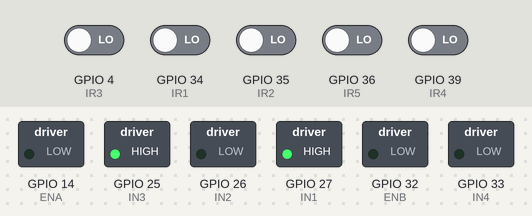
Bench run of a sketch on a simulated ESP32. Shown: switched loads named in the sketch (green lamp = pin HIGH). The test bench sets the inputs (shaded band); at power-on: GPIO 4 (IR3), GPIO 34 (IR1), GPIO 35 (IR2), GPIO 36 (IR5), GPIO 39 (IR4) LOW.

Above: at 1.2 s.
1.3 s: GPIO 4 (IR3) driven HIGH
At 1.7 s:
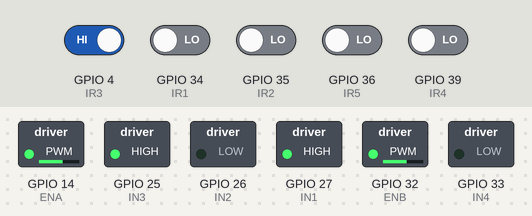
2.8 s: GPIO 34 (IR1) driven HIGH
At 4.0 s:
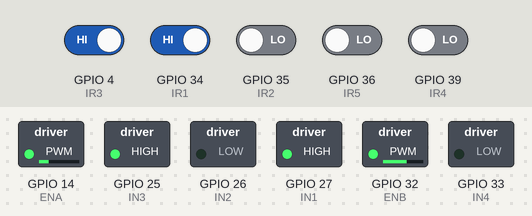
4.3 s: GPIO 34 (IR1) driven LOW
At 5.4 s:
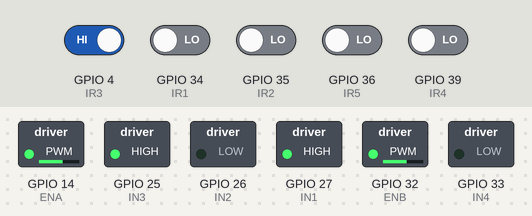
5.8 s: GPIO 36 (IR5) driven HIGH
At 6.6 s:
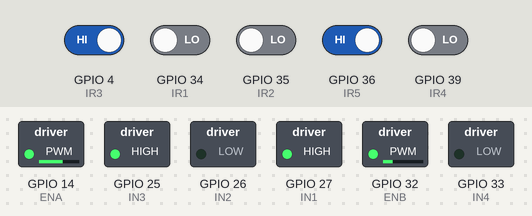
7.3 s: GPIO 36 (IR5) driven LOW
At 7.8 s:
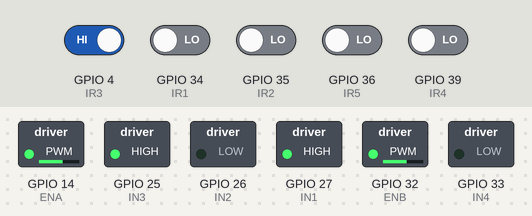
8.8 s: GPIO 4 (IR3) driven LOW and GPIO 35 (IR2) driven HIGH
At 9.9 s:
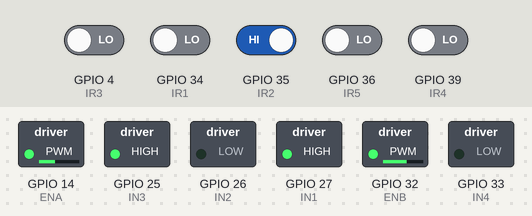
Timing chart, 0 to 11.3 s (numbered marks = the images above; inputs shaded):
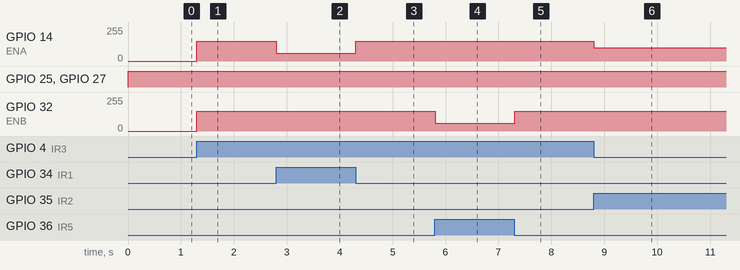

Measured:
- after the input at 1.3 s, GPIO 14 (ENA), GPIO 32 (ENB): 0/255 → 150/255 at once
- after the input at 2.8 s, GPIO 14 (ENA): 150/255 → 60/255 at once
- after the input at 4.3 s, GPIO 14 (ENA): 60/255 → 150/255 at once
- after the input at 5.8 s, GPIO 32 (ENB): 150/255 → 60/255 at once
- after the input at 7.3 s, GPIO 32 (ENB): 60/255 → 150/255 at once
- after the input at 8.8 s, GPIO 14 (ENA): 150/255 → 100/255 at once

The sketch:

basic.ino
```cpp
/*
  HELOO ESP32 Line Follower — BASIC VERSION (no PID)
  Hardware: ESP32 dev board, L298N (or similar) motor driver,
            2x DC gear motors, 5-channel IR array (digital output)

  ---------------- WIRING ----------------
  Motor Driver (L298N):
    ENA (Left motor PWM)  -> GPIO 14
    IN1                   -> GPIO 27
    IN2                   -> GPIO 26
    IN3                   -> GPIO 25
    IN4                   -> GPIO 33
    ENB (Right motor PWM) -> GPIO 32
    (Motor driver GND common with ESP32 GND, motor supply from battery,
     NOT from ESP32 5V/3V3 pin)

  IR Array (5 sensors, digital HIGH = line detected, adjust if inverted):
    S1 (far left)   -> GPIO 34
    S2 (left)       -> GPIO 35
    S3 (center)     -> GPIO 32  -- NOTE: change if GPIO32 used by ENB above,
                                   pick any free GPIO, e.g. GPIO 4
    S4 (right)      -> GPIO 39
    S5 (far right)  -> GPIO 36
  ------------------------------------------

  Logic: classic sensor-pattern lookup table (bang-bang control).
  No error math, no PID — just "if this sensor sees the line, do this."
*/

// ---------- Motor driver pins ----------
const int ENA = 14;   // Left motor speed (PWM)
const int IN1 = 27;
const int IN2 = 26;
const int IN3 = 25;
const int IN4 = 33;
const int ENB = 32;   // Right motor speed (PWM)

// ---------- IR sensor pins ----------
const int IR1 = 34;   // far left
const int IR2 = 35;   // left
const int IR3 = 4;    // center
const int IR4 = 39;   // right
const int IR5 = 36;   // far right

// ---------- Speeds ----------
const int BASE_SPEED = 150;   // 0-255
const int TURN_SPEED = 100;
const int SHARP_TURN_SPEED = 60;

// ESP32 core 3.x uses analogWrite() directly (0-255 like Arduino).
// If you're on core 2.x and analogWrite isn't available, swap to
// ledcSetup/ledcAttachPin/ledcWrite instead (see PID file comments).

void setup() {
  pinMode(IN1, OUTPUT);
  pinMode(IN2, OUTPUT);
  pinMode(IN3, OUTPUT);
  pinMode(IN4, OUTPUT);
  pinMode(ENA, OUTPUT);
  pinMode(ENB, OUTPUT);

  pinMode(IR1, INPUT);
  pinMode(IR2, INPUT);
  pinMode(IR3, INPUT);
  pinMode(IR4, INPUT);
  pinMode(IR5, INPUT);

  Serial.begin(115200);
}

void loop() {
  int s1 = digitalRead(IR1);
  int s2 = digitalRead(IR2);
  int s3 = digitalRead(IR3);
  int s4 = digitalRead(IR4);
  int s5 = digitalRead(IR5);

  // Assumes HIGH = line detected (black line on white surface).
  // If your sensors are active-low, invert with (!digitalRead(pin)).

  if (s3 == HIGH && s1 == LOW && s2 == LOW && s4 == LOW && s5 == LOW) {
    // Dead center — go straight
    driveMotors(BASE_SPEED, BASE_SPEED);
  }
  else if (s2 == HIGH && s3 == LOW) {
    // Slightly left of line — nudge right
    driveMotors(TURN_SPEED, BASE_SPEED);
  }
  else if (s4 == HIGH && s3 == LOW) {
    // Slightly right of line — nudge left
    driveMotors(BASE_SPEED, TURN_SPEED);
  }
  else if (s1 == HIGH) {
    // Sharp left
    driveMotors(SHARP_TURN_SPEED, BASE_SPEED);
  }
  else if (s5 == HIGH) {
    // Sharp right
    driveMotors(BASE_SPEED, SHARP_TURN_SPEED);
  }
  else if (s1 == LOW && s2 == LOW && s3 == LOW && s4 == LOW && s5 == LOW) {
    // Line lost — stop (or replace with a search routine)
    driveMotors(0, 0);
  }
  else {
    // Fallback — straight
    driveMotors(BASE_SPEED, BASE_SPEED);
  }

  delay(10);
}

void driveMotors(int leftSpeed, int rightSpeed) {
  // Left motor forward
  digitalWrite(IN1, HIGH);
  digitalWrite(IN2, LOW);
  analogWrite(ENA, constrain(leftSpeed, 0, 255));

  // Right motor forward
  digitalWrite(IN3, HIGH);
  digitalWrite(IN4, LOW);
  analogWrite(ENB, constrain(rightSpeed, 0, 255));
}
```
